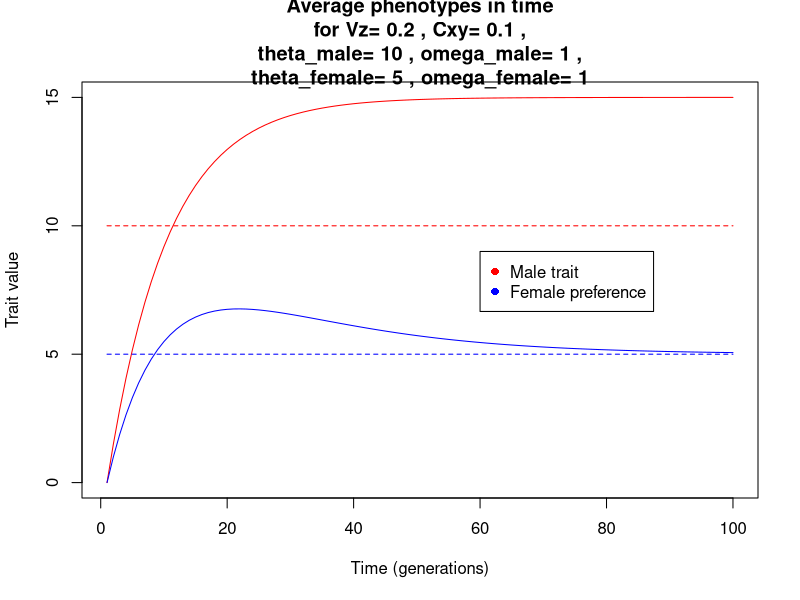
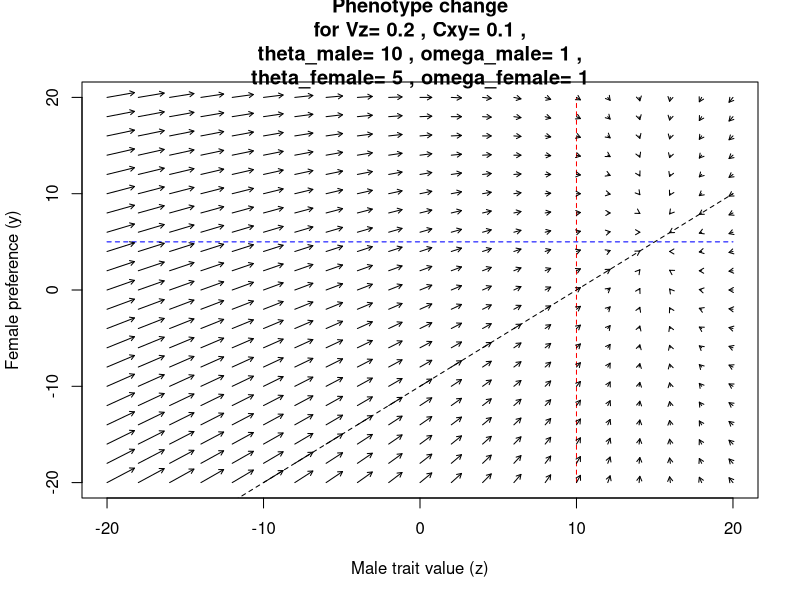

The R script that drew these images, in order:
rm(list = ls())
options(error = browser)
options(echo = FALSE)

Vz <- 0.2
Vy <- Vz
Cxy <- 0.1
theta_male <- 10 # Male optimum value for viability selection
omega_male <- 1  #Distribution of viability value around theta_male
theta_female <- 5 # Female optimum value for viability selection
omega_female <- 1  #Distribution of viability value around theta_female

n_generations <- 100
initial_mean_z <- 0 #Male trait
initial_mean_y <- 0 #Female preference

male_color <- "red"
female_color <- "blue"

phenotypes_n_rows <- 2
phenotypes_n_cols <- 1
phenotypes <- data.frame(matrix(0,phenotypes_n_rows,phenotypes_n_cols))
phenotypes[1,1] <- "male trait"
phenotypes[2,1] <- "female preference"
rownames(phenotypes) <- c("z","y")
colnames(phenotypes) <- c("average")

# phenotypes_in_time: keeps track of all frequencies in time
t_n_rows <- n_generations
t_n_cols <- phenotypes_n_rows
phenotypes_in_time <- data.frame(matrix(0,t_n_rows,t_n_cols))
colnames(phenotypes_in_time) <- rownames(phenotypes)
rownames(phenotypes_in_time) <- seq(1:n_generations)
phenotypes_in_time[1,1] <- initial_mean_z
phenotypes_in_time[1,2] <- initial_mean_y

# Plot traits in time
# Start at t=2, because t=1 denotes the initial values
for (t in c(2:n_generations))
{
	cur_z <- phenotypes_in_time[t-1,1]
	cur_y <- phenotypes_in_time[t-1,2]
  beta_z <- cur_y - (cur_z - theta_male) / (omega_male * omega_male)
  beta_y <- -(cur_y - theta_female) / (omega_female * omega_female)
	delta_z <- 0.5 * ((Vz  * beta_z) + (Vz  * beta_y))
	delta_y <- 0.5 * ((Cxy * beta_z) + (Vy  * beta_y))
	
	next_z <- cur_z + delta_z
	next_y <- cur_y + delta_y
	
	phenotypes_in_time[t,1] <- next_z
	phenotypes_in_time[t,2] <- next_y
}

# Need to use as.matrix, otherwise 'graphical parameter "type" is obsolete'
plot(
	as.matrix(phenotypes_in_time[1]),
	xlim=c(1,n_generations),
	ylim=c(min(phenotypes_in_time),max(phenotypes_in_time)),
	type="l",col=male_color,
	main=paste("Average phenotypes in time\nfor Vz=",Vz,", Cxy=",Cxy,",\ntheta_male=",theta_male,", omega_male=",omega_male,",\ntheta_female=",theta_female,", omega_female=",omega_female),
	ylab="Trait value",
	xlab="Time (generations)"
)
legend_x <- 0.6 * n_generations
legend_y <- max(phenotypes_in_time) - (0.4 * (max(phenotypes_in_time) - min(phenotypes_in_time)))
legend(
	legend_x,
	legend_y,
	c("Male trait","Female preference"),col=c(male_color,female_color),pch=c(16,16)
)
lines(phenotypes_in_time[2],col=female_color)
lines(c(1,n_generations),c(theta_male,theta_male),lty="dashed",col=male_color)
lines(c(1,n_generations),c(theta_female,theta_female),lty="dashed",col=female_color)


# Phase plot
min_z <- -20
max_z <-  20
res_z <- 20 #Resolution: number of arrows in horizontal direction
min_y <- -20
max_y <-  20
res_y <- 20 #Resolution: number of arrows in vertical direction
plot(
	"",
	xlim=c(min_z,max_z),
	ylim=c(min_y,max_y),
	type="n",
	main=paste("Phenotype change\nfor Vz=",Vz,", Cxy=",Cxy,",\ntheta_male=",theta_male,", omega_male=",omega_male,",\ntheta_female=",theta_female,", omega_female=",omega_female),
	ylab="Female preference (y)",
	xlab="Male trait value (z)"
)
equilibrium_line <- function(z) 
{
  y <- (z - theta_male) / (omega_male * omega_male)	
}
lines(c(min_z,max_z),c(equilibrium_line(min_z),equilibrium_line(max_z)),lty="dashed",col="black")
lines(c(theta_male,theta_male),c(min_z,max_z),lty="dashed",col=male_color)
lines(c(min_z,max_z),c(theta_female,theta_female),lty="dashed",col=female_color)

for (cur_z in seq(min_z,max_z,(max_z-min_z)/res_z))
{
	for (cur_y in seq(min_y,max_y,(max_y-min_y)/res_y))
	{
	  beta_z <- cur_y - (cur_z - theta_male) / (omega_male * omega_male)
	  beta_y <- -(cur_y - theta_female) / (omega_female * omega_female)
		delta_z <- 0.5 * ((Vz  * beta_z) + (Vz  * beta_y))
		delta_y <- 0.5 * ((Cxy * beta_z) + (Vy  * beta_y))
    arrows(
    	cur_z,
    	cur_y,
    	cur_z + (0.5 * delta_z),
    	cur_y + (0.5 * delta_y),
    	length=0.05
    )
	}
}